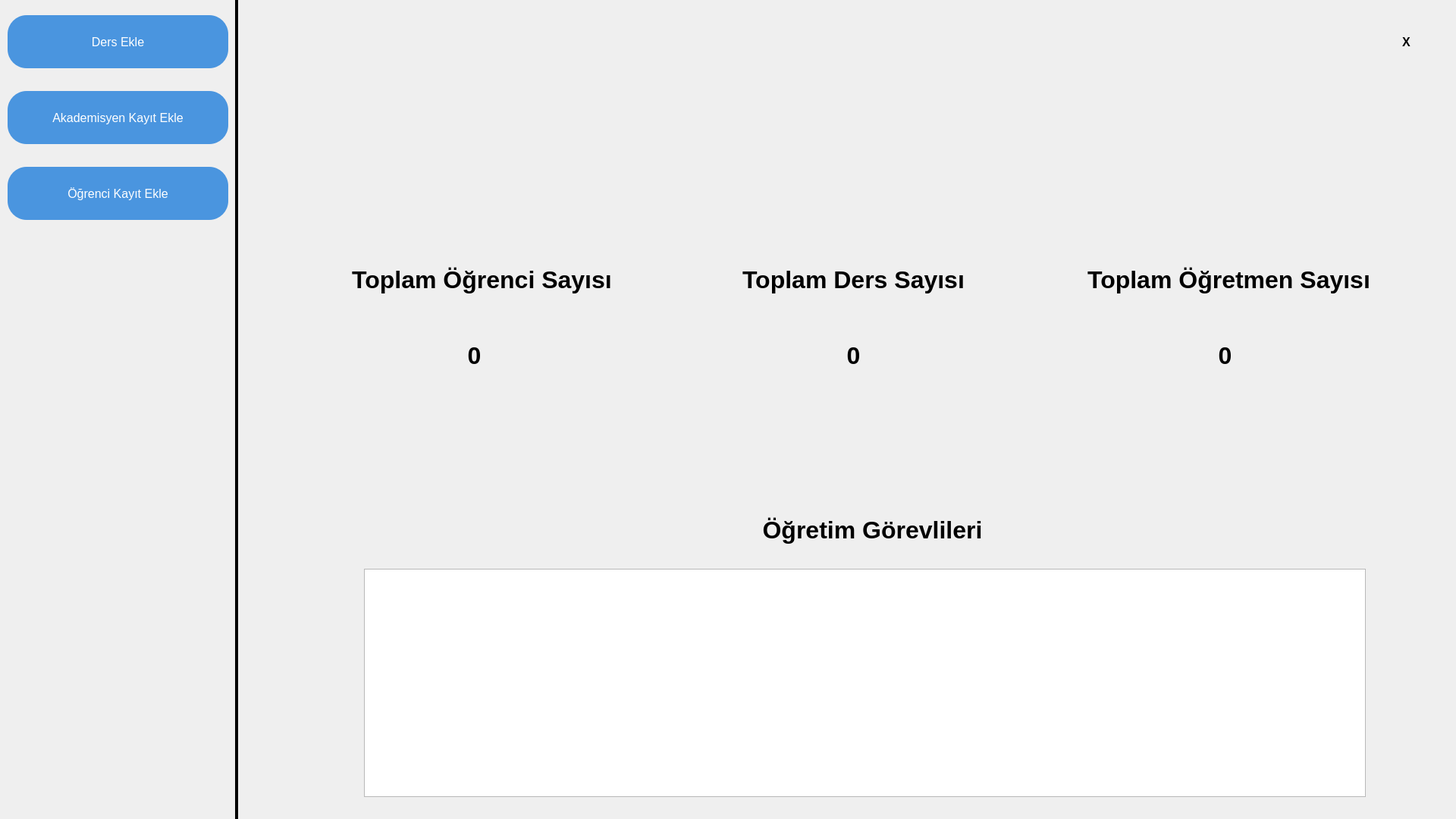
<?xml version="1.0" encoding="UTF-8"?>
<ui version="4.0">
 <class>MainWindow</class>
 <widget class="QMainWindow" name="MainWindow">
  <property name="geometry">
   <rect>
    <x>0</x>
    <y>0</y>
    <width>1920</width>
    <height>1080</height>
   </rect>
  </property>
  <property name="font">
   <font>
    <pointsize>10</pointsize>
   </font>
  </property>
  <property name="windowTitle">
   <string>MainWindow</string>
  </property>
  <widget class="QWidget" name="centralwidget">
   <widget class="QPushButton" name="btnQuit">
    <property name="geometry">
     <rect>
      <x>1839</x>
      <y>40</y>
      <width>31</width>
      <height>30</height>
     </rect>
    </property>
    <property name="font">
     <font>
      <family>Arial</family>
      <pointsize>12</pointsize>
      <weight>75</weight>
      <bold>true</bold>
     </font>
    </property>
    <property name="styleSheet">
     <string notr="true">QPushButton#btnQuit{	
	background-color: transparent;
	color: rgb(0, 0, 0);
	border-radius:5px;
}
QPushButton#btnQuit:hover{	
	background-color: qlineargradient(spread:pad, x1:0, y1:0.505682, x2:1, y2:0.477, stop:0 rgb(255, 65, 65), stop:1  rgb(255, 65, 65));
}
QPushButton#btnQuit:pressed{
	padding-left:2px;
	padding-top:2px;	
	background-color: rgb(255, 65, 65);
}</string>
    </property>
    <property name="text">
     <string>X</string>
    </property>
    <property name="icon">
     <iconset>
      <normaloff>:/icons/feather/x.svg</normaloff>:/icons/feather/x.svg</iconset>
    </property>
    <property name="iconSize">
     <size>
      <width>25</width>
      <height>25</height>
     </size>
    </property>
   </widget>
   <widget class="QLabel" name="bg1">
    <property name="geometry">
     <rect>
      <x>310</x>
      <y>0</y>
      <width>4</width>
      <height>1080</height>
     </rect>
    </property>
    <property name="font">
     <font>
      <family>Arial</family>
      <pointsize>36</pointsize>
     </font>
    </property>
    <property name="styleSheet">
     <string notr="true">background-color: rgb(0, 0, 0);</string>
    </property>
    <property name="text">
     <string>&lt;html&gt;&lt;head/&gt;&lt;body&gt;&lt;p align=&quot;center&quot;&gt;&lt;br/&gt;&lt;/p&gt;&lt;/body&gt;&lt;/html&gt;</string>
    </property>
   </widget>
   <widget class="QLabel" name="title4">
    <property name="geometry">
     <rect>
      <x>830</x>
      <y>650</y>
      <width>641</width>
      <height>100</height>
     </rect>
    </property>
    <property name="font">
     <font>
      <family>Arial</family>
      <pointsize>24</pointsize>
      <weight>75</weight>
      <bold>true</bold>
     </font>
    </property>
    <property name="text">
     <string>&lt;html&gt;&lt;head/&gt;&lt;body&gt;&lt;p align=&quot;center&quot;&gt;Öğretim Görevlileri&lt;/p&gt;&lt;/body&gt;&lt;/html&gt;</string>
    </property>
   </widget>
   <widget class="QPushButton" name="btnAddLessonPage">
    <property name="geometry">
     <rect>
      <x>10</x>
      <y>20</y>
      <width>291</width>
      <height>70</height>
     </rect>
    </property>
    <property name="font">
     <font>
      <family>Arial</family>
      <pointsize>12</pointsize>
     </font>
    </property>
    <property name="styleSheet">
     <string notr="true">QPushButton#btnAddLessonPage{	
	background-color: rgb(74, 149, 223);
	color: white;
	border-radius:25px;
}
QPushButton#btnAddLessonPage:hover{	
	background-color: qlineargradient(spread:pad, x1:0, y1:0.505682, x2:1, y2:0.477, stop:0 rgb(74, 149, 223), stop:1  rgb(74, 149, 223));
}
QPushButton#btnAddLessonPage:pressed{
	padding-left:2px;
	padding-top:2px;	
	background-color: rgb(74, 149, 223);
}</string>
    </property>
    <property name="text">
     <string>Ders Ekle</string>
    </property>
   </widget>
   <widget class="QPushButton" name="btnAddUserPage">
    <property name="geometry">
     <rect>
      <x>10</x>
      <y>120</y>
      <width>291</width>
      <height>70</height>
     </rect>
    </property>
    <property name="font">
     <font>
      <family>Arial</family>
      <pointsize>12</pointsize>
     </font>
    </property>
    <property name="styleSheet">
     <string notr="true">QPushButton#btnAddUserPage{	
	background-color: rgb(74, 149, 223);
	color: white;
	border-radius:25px;
}
QPushButton#btnAddUserPage:hover{	
	background-color: qlineargradient(spread:pad, x1:0, y1:0.505682, x2:1, y2:0.477, stop:0 rgb(74, 149, 223), stop:1  rgb(74, 149, 223));
}
QPushButton#btnAddUserPage:pressed{
	padding-left:2px;
	padding-top:2px;	
	background-color: rgb(74, 149, 223);
}</string>
    </property>
    <property name="text">
     <string>Akademisyen Kayıt Ekle</string>
    </property>
   </widget>
   <widget class="QTextBrowser" name="listUsers">
    <property name="geometry">
     <rect>
      <x>480</x>
      <y>750</y>
      <width>1321</width>
      <height>301</height>
     </rect>
    </property>
    <property name="font">
     <font>
      <family>Arial</family>
      <pointsize>14</pointsize>
     </font>
    </property>
    <property name="styleSheet">
     <string notr="true"/>
    </property>
    <property name="html">
     <string>&lt;!DOCTYPE HTML PUBLIC &quot;-//W3C//DTD HTML 4.0//EN&quot; &quot;http://www.w3.org/TR/REC-html40/strict.dtd&quot;&gt;
&lt;html&gt;&lt;head&gt;&lt;meta name=&quot;qrichtext&quot; content=&quot;1&quot; /&gt;&lt;style type=&quot;text/css&quot;&gt;
p, li { white-space: pre-wrap; }
&lt;/style&gt;&lt;/head&gt;&lt;body style=&quot; font-family:'Arial'; font-size:14pt; font-weight:400; font-style:normal;&quot;&gt;
&lt;p style=&quot;-qt-paragraph-type:empty; margin-top:0px; margin-bottom:0px; margin-left:0px; margin-right:0px; -qt-block-indent:0; text-indent:0px; font-size:18pt;&quot;&gt;&lt;br /&gt;&lt;/p&gt;&lt;/body&gt;&lt;/html&gt;</string>
    </property>
   </widget>
   <widget class="QLabel" name="title4_2">
    <property name="geometry">
     <rect>
      <x>420</x>
      <y>320</y>
      <width>431</width>
      <height>100</height>
     </rect>
    </property>
    <property name="font">
     <font>
      <family>Arial</family>
      <pointsize>24</pointsize>
      <weight>75</weight>
      <bold>true</bold>
     </font>
    </property>
    <property name="text">
     <string>&lt;html&gt;&lt;head/&gt;&lt;body&gt;&lt;p align=&quot;center&quot;&gt;Toplam Öğrenci Sayısı&lt;/p&gt;&lt;/body&gt;&lt;/html&gt;</string>
    </property>
   </widget>
   <widget class="QPushButton" name="btnAddStudent">
    <property name="geometry">
     <rect>
      <x>10</x>
      <y>220</y>
      <width>291</width>
      <height>70</height>
     </rect>
    </property>
    <property name="font">
     <font>
      <family>Arial</family>
      <pointsize>12</pointsize>
     </font>
    </property>
    <property name="styleSheet">
     <string notr="true">QPushButton#btnAddStudent{	
	background-color: rgb(74, 149, 223);
	color: white;
	border-radius:25px;
}
QPushButton#btnAddStudent:hover{	
	background-color: qlineargradient(spread:pad, x1:0, y1:0.505682, x2:1, y2:0.477, stop:0 rgb(74, 149, 223), stop:1  rgb(74, 149, 223));
}
QPushButton#btnAddStudent:pressed{
	padding-left:2px;
	padding-top:2px;	
	background-color: rgb(74, 149, 223);
}</string>
    </property>
    <property name="text">
     <string>Öğrenci Kayıt Ekle</string>
    </property>
   </widget>
   <widget class="QLabel" name="title4_3">
    <property name="geometry">
     <rect>
      <x>910</x>
      <y>320</y>
      <width>431</width>
      <height>100</height>
     </rect>
    </property>
    <property name="font">
     <font>
      <family>Arial</family>
      <pointsize>24</pointsize>
      <weight>75</weight>
      <bold>true</bold>
     </font>
    </property>
    <property name="text">
     <string>&lt;html&gt;&lt;head/&gt;&lt;body&gt;&lt;p align=&quot;center&quot;&gt;Toplam Ders Sayısı&lt;/p&gt;&lt;/body&gt;&lt;/html&gt;</string>
    </property>
   </widget>
   <widget class="QLabel" name="title4_4">
    <property name="geometry">
     <rect>
      <x>1390</x>
      <y>320</y>
      <width>461</width>
      <height>100</height>
     </rect>
    </property>
    <property name="font">
     <font>
      <family>Arial</family>
      <pointsize>24</pointsize>
      <weight>75</weight>
      <bold>true</bold>
     </font>
    </property>
    <property name="text">
     <string>&lt;html&gt;&lt;head/&gt;&lt;body&gt;&lt;p align=&quot;center&quot;&gt;Toplam Öğretmen Sayısı&lt;/p&gt;&lt;/body&gt;&lt;/html&gt;</string>
    </property>
   </widget>
   <widget class="QLabel" name="title4_5">
    <property name="geometry">
     <rect>
      <x>410</x>
      <y>420</y>
      <width>431</width>
      <height>100</height>
     </rect>
    </property>
    <property name="font">
     <font>
      <family>Arial</family>
      <pointsize>24</pointsize>
      <weight>75</weight>
      <bold>true</bold>
     </font>
    </property>
    <property name="text">
     <string>&lt;html&gt;&lt;head/&gt;&lt;body&gt;&lt;p align=&quot;center&quot;&gt;0&lt;/p&gt;&lt;/body&gt;&lt;/html&gt;</string>
    </property>
    <property name="alignment">
     <set>Qt::AlignCenter</set>
    </property>
   </widget>
   <widget class="QLabel" name="title4_6">
    <property name="geometry">
     <rect>
      <x>910</x>
      <y>420</y>
      <width>431</width>
      <height>100</height>
     </rect>
    </property>
    <property name="font">
     <font>
      <family>Arial</family>
      <pointsize>24</pointsize>
      <weight>75</weight>
      <bold>true</bold>
     </font>
    </property>
    <property name="text">
     <string>&lt;html&gt;&lt;head/&gt;&lt;body&gt;&lt;p align=&quot;center&quot;&gt;0&lt;/p&gt;&lt;/body&gt;&lt;/html&gt;</string>
    </property>
    <property name="alignment">
     <set>Qt::AlignCenter</set>
    </property>
   </widget>
   <widget class="QLabel" name="title4_7">
    <property name="geometry">
     <rect>
      <x>1400</x>
      <y>420</y>
      <width>431</width>
      <height>100</height>
     </rect>
    </property>
    <property name="font">
     <font>
      <family>Arial</family>
      <pointsize>24</pointsize>
      <weight>75</weight>
      <bold>true</bold>
     </font>
    </property>
    <property name="text">
     <string>&lt;html&gt;&lt;head/&gt;&lt;body&gt;&lt;p align=&quot;center&quot;&gt;0&lt;/p&gt;&lt;/body&gt;&lt;/html&gt;</string>
    </property>
    <property name="alignment">
     <set>Qt::AlignCenter</set>
    </property>
   </widget>
  </widget>
 </widget>
 <resources>
  <include location="res.qrc"/>
 </resources>
 <connections/>
</ui>
